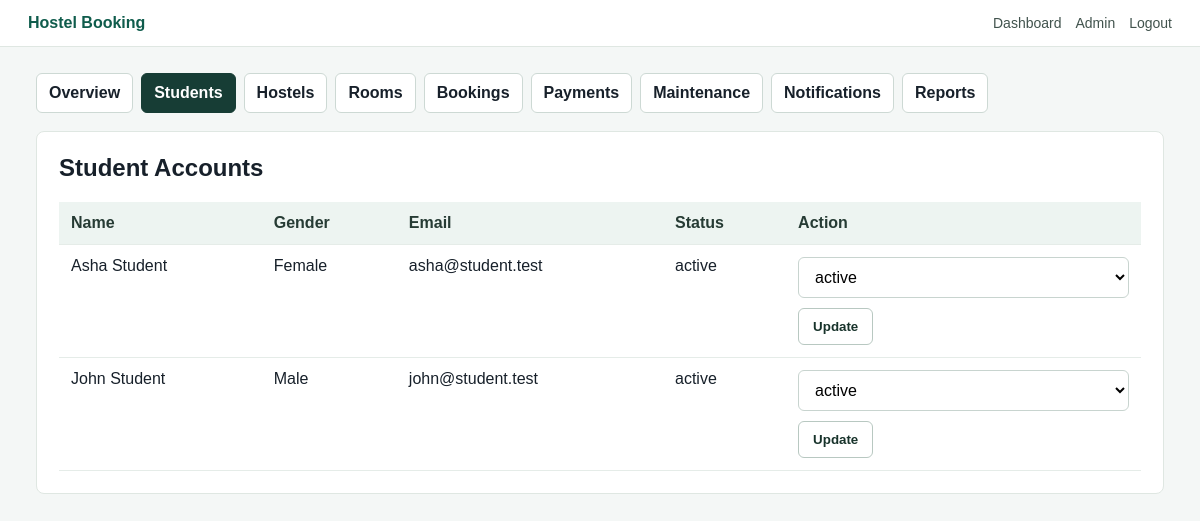
The page /admin.php?tab=students (signed in) on the database its author committed.
### tables this page shows
CREATE TABLE users (
    id INT AUTO_INCREMENT PRIMARY KEY,
    role ENUM('student','admin','maintenance') NOT NULL DEFAULT 'student',
    full_name VARCHAR(120) NOT NULL,
    gender ENUM('Male','Female') NULL,
    date_of_birth DATE NULL,
    email VARCHAR(120) NOT NULL UNIQUE,
    phone VARCHAR(40) NULL,
    department VARCHAR(120) NULL,
    academic_year VARCHAR(40) NULL,
    profile_photo VARCHAR(255) NULL,
    username VARCHAR(120) NOT NULL UNIQUE,
    password_hash VARCHAR(255) NOT NULL,
    status ENUM('active','inactive') NOT NULL DEFAULT 'active',
    created_at TIMESTAMP DEFAULT CURRENT_TIMESTAMP
);

### admin.php (the view, shortened to what this page needs)
<?php
require_once __DIR__ . '/config.php';
$tab = $_GET['tab'] ?? 'overview';
$counts = [
    'students' => db()->query('SELECT COUNT(*) c FROM users WHERE role="student"')->fetch()['c'],
    'hostels' => db()->query('SELECT COUNT(*) c FROM hostels')->fetch()['c'],
    'rooms' => db()->query('SELECT COUNT(*) c FROM rooms')->fetch()['c'],
    'bookings' => db()->query('SELECT COUNT(*) c FROM bookings')->fetch()['c'],
    'revenue' => db()->query('SELECT COALESCE(SUM(amount),0) c FROM payments WHERE status="verified"')->fetch()['c'],
];
?>
<section class="tabs">
    <?php foreach (['overview','students','hostels','rooms','bookings','payments','maintenance','notifications','reports'] as $item): ?>
        <a class="<?= $tab === $item ? 'active' : '' ?>" href="admin.php?tab=<?= e($item) ?>"><?= ucfirst($item) ?></a>
    <?php endforeach; ?>
</section>
<?php if ($tab === 'overview'): ?>
<section class="metrics">
    <?php foreach ($counts as $label => $value): ?>
        <div class="metric"><span><?= ucfirst($label) ?></span><strong><?= is_numeric($value) ? e((string)$value) : e($value) ?></strong></div>
    <?php endforeach; ?>
</section>
<?php elseif ($tab === 'students'): ?>
<section class="panel">
    <h1>Student Accounts</h1>
    <table>
        <tr><th>Name</th><th>Gender</th><th>Email</th><th>Status</th><th>Action</th></tr>
        <?php foreach (db()->query('SELECT * FROM users WHERE role="student" ORDER BY id DESC') as $row): ?>
        <tr>
            <td><?= e($row['full_name']) ?></td><td><?= e($row['gender']) ?></td><td><?= e($row['email']) ?></td><td><?= e($row['status']) ?></td>
            <td><form method="post" class="inline"><select name="status"><option>active</option></select><button class="button">Update</button></form></td>
        </tr>
        <?php endforeach; ?>
    </table>
</section>
<?php endif; ?>

### style.css (style rules this page uses)
* { box-sizing: border-box; }
body { margin: 0; font-family: Arial, Helvetica, sans-serif; color: #17202a; background: #f4f7f6; }
a { color: inherit; text-decoration: none; }
.stats span, .metric, .card, .panel, .notice { background: #fff; border: 1px solid #dfe7e2; border-radius: 8px; }
.actions, .inline { display: flex; gap: 10px; align-items: center; flex-wrap: wrap; }
.button { border: 1px solid #b8c8c1; background: #fff; color: #18332b; padding: 10px 14px; border-radius: 6px; cursor: pointer; font-weight: 700; display: inline-block; }
.panel { padding: 22px; margin-bottom: 22px; }
h1, h2 { margin-top: 0; }
input, select, textarea { width: 100%; padding: 10px 12px; border: 1px solid #c8d4cf; border-radius: 6px; font: inherit; background: #fff; }
table { width: 100%; border-collapse: collapse; background: #fff; overflow-x: auto; }
th, td { text-align: left; padding: 12px; border-bottom: 1px solid #e5ece8; vertical-align: top; }
th { background: #edf4f1; color: #263b34; }
.tabs { display: flex; gap: 8px; flex-wrap: wrap; margin-bottom: 18px; }
.tabs a { padding: 10px 12px; border-radius: 6px; border: 1px solid #cdd9d4; background: #fff; font-weight: 700; }
.tabs a.active { background: #173d35; color: #fff; border-color: #173d35; }

### rows shown on the page
users: full_name "Asha Student", gender "Female", email "asha@student.test", status "active"
users: full_name "John Student", gender "Male", email "john@student.test", status "active"

### other values the page prints
$item "Overview"
$item "Students"
$item "Hostels"
$item "Rooms"
$item "Bookings"
$item "Payments"
$item "Maintenance"
$item "Notifications"
$item "Reports"
